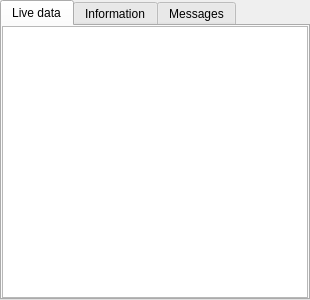
<?xml version="1.0" encoding="UTF-8"?>
<ui version="4.0">
 <class>CSimulatorComponent</class>
 <widget class="QTabWidget" name="CSimulatorComponent">
  <property name="geometry">
   <rect>
    <x>0</x>
    <y>0</y>
    <width>310</width>
    <height>300</height>
   </rect>
  </property>
  <property name="windowTitle">
   <string>TabWidget</string>
  </property>
  <property name="currentIndex">
   <number>0</number>
  </property>
  <widget class="QWidget" name="tb_LiveData">
   <attribute name="title">
    <string>Live data</string>
   </attribute>
   <layout class="QVBoxLayout" name="vl_LiveData">
    <property name="spacing">
     <number>3</number>
    </property>
    <property name="leftMargin">
     <number>0</number>
    </property>
    <property name="topMargin">
     <number>0</number>
    </property>
    <property name="rightMargin">
     <number>0</number>
    </property>
    <property name="bottomMargin">
     <number>0</number>
    </property>
    <item>
     <widget class="swift::gui::views::CNameVariantPairView" name="tvp_LiveData">
      <property name="selectionMode">
       <enum>QAbstractItemView::NoSelection</enum>
      </property>
      <property name="selectionBehavior">
       <enum>QAbstractItemView::SelectRows</enum>
      </property>
      <attribute name="verticalHeaderVisible">
       <bool>false</bool>
      </attribute>
     </widget>
    </item>
   </layout>
  </widget>
  <widget class="QWidget" name="tb_Internals">
   <attribute name="title">
    <string>Information</string>
   </attribute>
   <layout class="QVBoxLayout" name="vl_Internals">
    <property name="spacing">
     <number>3</number>
    </property>
    <property name="leftMargin">
     <number>0</number>
    </property>
    <property name="topMargin">
     <number>0</number>
    </property>
    <property name="rightMargin">
     <number>0</number>
    </property>
    <property name="bottomMargin">
     <number>0</number>
    </property>
    <item>
     <widget class="swift::gui::views::CNameVariantPairView" name="tvp_Internals">
      <property name="selectionMode">
       <enum>QAbstractItemView::NoSelection</enum>
      </property>
      <property name="selectionBehavior">
       <enum>QAbstractItemView::SelectRows</enum>
      </property>
      <attribute name="verticalHeaderVisible">
       <bool>false</bool>
      </attribute>
     </widget>
    </item>
    <item alignment="Qt::AlignRight">
     <widget class="QPushButton" name="pb_RefreshInternals">
      <property name="text">
       <string>refresh</string>
      </property>
     </widget>
    </item>
   </layout>
  </widget>
  <widget class="QWidget" name="tb_Messages">
   <attribute name="title">
    <string>Messages</string>
   </attribute>
   <layout class="QVBoxLayout" name="vl_Messages">
    <property name="leftMargin">
     <number>0</number>
    </property>
    <property name="topMargin">
     <number>0</number>
    </property>
    <property name="rightMargin">
     <number>0</number>
    </property>
    <property name="bottomMargin">
     <number>0</number>
    </property>
    <item>
     <widget class="swift::gui::components::CStatusMessagesDetail" name="comp_StatusMessages">
      <property name="frameShape">
       <enum>QFrame::StyledPanel</enum>
      </property>
      <property name="frameShadow">
       <enum>QFrame::Raised</enum>
      </property>
     </widget>
    </item>
   </layout>
  </widget>
 </widget>
 <customwidgets>
  <customwidget>
   <class>swift::gui::views::CNameVariantPairView</class>
   <extends>QTableView</extends>
   <header>gui/views/namevariantpairview.h</header>
  </customwidget>
  <customwidget>
   <class>swift::gui::components::CStatusMessagesDetail</class>
   <extends>QFrame</extends>
   <header>gui/components/statusmessagesdetail.h</header>
   <container>1</container>
  </customwidget>
 </customwidgets>
 <resources/>
 <connections/>
</ui>
